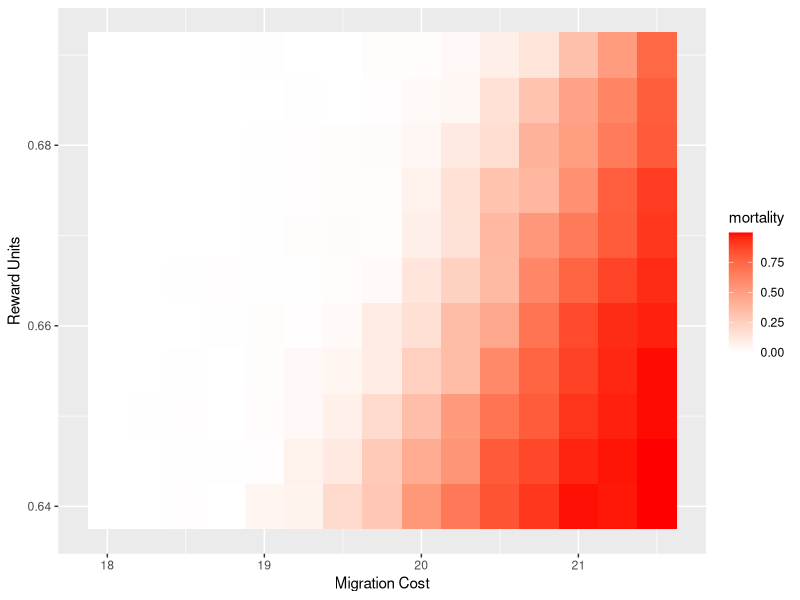

This figure's R source:
setwd("/Users/Nick/mysisModeling")
library(tidyr)
data = read.csv("data/results_0.64-0.69_18-21.5.csv")
data[,1] = NULL #Reading in the csv creates a junk column
names(data) = c("rewardUnits", "migrationCost", "mortality")
data <- data[order(data$rewardUnits),]
library(ggplot2)
p <- ggplot(data, aes(y=rewardUnits,x=migrationCost))
p + geom_tile(aes(fill=mortality)) + scale_fill_gradient(low="white", high="red") + 
  labs(main = "Sensitivity Plot", y = "Reward Units", x = "Migration Cost")



# data_spread = spread(data, rewardUnits, mortality)
# data_matrix = data.matrix(data_spread)
# test        = data_matrix[, 2:dim(data_matrix)[2]] #May need to change. 
# row.names(test) =  unique(data$migrationCost) 
# heatmap(test, Rowv=NA, Colv=NA, xlab = "Reward Units", ylab = "Migration Cost",heat.colors(256))
# 

